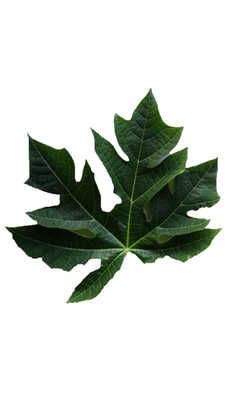
%> input picture papaya/Training/papaya_1.png, 235 x 420 px, shrunk from 286 x 512 before the run
$ octave TDLeaf.m   (GNU Octave 9; MATLAB toolbox functions it lacks are replaced by stand-ins)
%> lines starting %> are read from the running program, lines starting %| are printed output that depends on the picture; in (x1, y1, x2, y2) boxes, pixels count from 0 and x2, y2 are one past the last pixel; in counts of white or black regions, pixels touching at a corner belong together; the program's own positions count from 1
%> further down, img is the input picture: size 420x235x3 uint8; mean R, G, B 205.4, 210.3, 204.2
### extractFeatures.m
function features=extractFeatures(img)


%figure(1), %imshow(img),title('Leaf');
img=double(img)/255;
%> img: size 420x235x3 double


%% Binarization
level = graythresh(img);
%> level = 0.576
imgBW = imbinarize(img,level);
imgBW=1-imgBW(:,:,1);
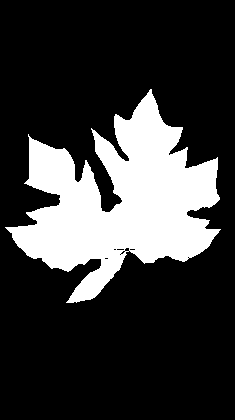
%> imgBW: size 420x235 double; values 0 (black) and 1 (white), 22.5% white; 1 white region, box (x1, y1, x2, y2) and area: (5, 89, 221, 303) 22168
%%figure(2), %imshow(imgBW);

BW3 = bwmorph(imgBW(:,:,1),'remove');
%> BW3: size 420x235 logical; 1.2% white in thin lines or dots, all inside (x1, y1, x2, y2) = (5, 89, 221, 303)
%%figure
%imshow(BW3),title('Black and White Image');

%% erosion-dilation
se = strel('disk',4,4);
imgBWd=imerode(imgBW,se);
%> imgBWd: size 420x235 double; values 0 (black) and 1 (white), 18.4% white; 1 white region, box (x1, y1, x2, y2) and area: (13, 96, 217, 300) 18181
%%figure,
%imshow(imgBWd),title('Eroded Image');
se = strel('disk',8,8);
imgBWe=imdilate(imgBWd,se);
%> imgBWe: size 420x235 double; values 0 (black) and 1 (white), 27.2% white; 1 white region, box (x1, y1, x2, y2) and area: (6, 89, 224, 307) 26822
%%figure,
%imshow(imgBWe),title('Dilated Image');
se = strel('disk',4,4);
imgBWe=imerode(imgBWe,se);
%> imgBWe: size 420x235 double; values 0 (black) and 1 (white), 23.8% white; 1 white region, box (x1, y1, x2, y2) and area: (9, 92, 221, 304) 23476
%%figure,
%imshow(imgBWe);

imgCropped=double(img).*repmat(double(imgBWe),1,1,3);
%%figure,
%imshow(imgCropped),title('Black and White Image');

%% elliptical Box

%extreme left point
xmin=find(imgBWe,1,'first');
%> xmin = 4010
xxmin=ceil(xmin/size(imgBWe,1));
%> xxmin = 10
yxmin=rem(xmin-1,size(imgBWe,1))+1;
%> yxmin = 230

%extreme right point
xmax=find(imgBWe,1,'last');
%> xmax = 92600
xxmax=ceil(xmax/size(imgBWe,1));
%> xxmax = 221
yxmax=rem(xmax-1,size(imgBWe,1))+1;
%> yxmax = 200

%highest point
ymin=find(imgBWe',1,'first');
%> ymin = 21769
yymin=ceil(ymin/size(imgBWe,2));
%> yymin = 93
xymin=rem(ymin-1,size(imgBWe,2))+1;
%> xymin = 149

%lowest point
ymax=find(imgBWe',1,'last');
%> ymax = 71279
yymax=ceil(ymax/size(imgBWe,2));
%> yymax = 304
xymax=rem(ymax-1,size(imgBWe,2))+1;
%> xymax = 74

width=xxmax-xxmin;
%> width = 211
height=yymax-yymin;
%> height = 211

center=[xxmin+width/2,yymin+height/2];
%> center = [115.5 198.5]

% Iw=find(1-imgBWe);
% center_mass(1)=mean(ceil(Iw/size(imgBWe,1)));
% center_mass(2)=mean(rem(Iw-1,size(imgBWe,1)));

%% rotation if necessary (using PCA)

[row,cols]=find(imgBWe);
%> row = 23476 values from 93 to 304; cols = 23476 values from 10 to 221
iWP=[row,cols];
iWP=iWP-mean(iWP);
coviWP=iWP'*iWP;
%> coviWP = [44222711.2 -9459263.8; -9459263.8 62544450.7]
[U,D,V]=eig(coviWP);
%> U = [-0.921 -0.39; -0.39 0.921]; D = [40215467.7 0; 0 66551694.2]; V = [-0.921 -0.39; -0.39 0.921]

% if width>height
if abs(V(1,1))>abs(V(1,2))
    imgBWe=imgBWe';
%> imgBWe: size 235x420 double; values 0 (black) and 1 (white), 23.8% white; 1 white region, box (x1, y1, x2, y2) and area: (92, 9, 304, 221) 23476
    BW3=BW3';
%> BW3: size 235x420 logical; 1.2% white in thin lines or dots, all inside (x1, y1, x2, y2) = (89, 5, 303, 221)
    xyperm=[yymax yymin xxmax xxmin];
%> xyperm = [304 93 221 10]
    xxmax=xyperm(1); xxmin=xyperm(2); yymax=xyperm(3); yymin=xyperm(4);
%> after `xxmax=xyperm(1)`: xxmax = 304
%> after `xxmin=xyperm(2)`: xxmin = 93
%> after `yymax=xyperm(3)`: yymax = 221
%> after `yymin=xyperm(4)`: yymin = 10
    whperm=[width height];
%> whperm = [211 211]
    height=whperm(1); width=whperm(2);
    center=[xxmin+width/2,yymin+height/2];
%> center = [198.5 115.5]
end

%figure, %imshow(imgBWe);
hold,
t=-pi:0.01:pi;
x_el=center(1)+width/2*cos(t);
%> x_el = 629 values, max 304 at index 315, min 93 at index 1, mean 198.4
y_el=center(2)+height/2*sin(t);
%> y_el = 629 values, max 221 at index 472, min 10 at index 158, mean 115.5
plot(x_el,y_el)


%% Morphological metric

 Iw=find(imgBWe);
%> Iw = 23476 values from 21769 to 71279

% aera of leaf/area of ellipse
surface_ratio=length(Iw)/(pi*width*height)*4;
%> surface_ratio = 0.671

% aspect_ratio
aspect_ratio=width/height;
%> aspect_ratio = 1


% leaf perimeter/leaf area
lptla_ratio=sum(sum(BW3(2:end-1,2:end-1)))/length(Iw);
%> lptla_ratio = 0.0516

% leaf perimeter/ellipse perimeter (~=pi*sqrt(2*(a^2+b^2)) according to Ramanujan approximation)
lptep_ratio=sum(sum((BW3(2:end-1,2:end-1))))/(pi*sqrt((height^2+width^2)/2));
%> lptep_ratio = 1.83

% distance Map x
xline=linspace(xxmin,xxmax,11);
%> xline = [93 114.1 135.2 156.3 177.4 198.5 219.6 240.7 261.8 282.9 304]
xdistmap=sum(imgBWe(2:end-1,round(xline(2:end-1))),1)/height;
%> xdistmap = [0.133 0.355 0.645 0.834 0.687 0.839 0.953 0.46 0.147]

% distance Map y
yline=linspace(yymin,yymax,11);
%> yline = [10 31.1 52.2 73.3 94.4 115.5 136.6 157.7 178.8 199.9 221]
ydistmap=sum(imgBWe(round(yline(2:end-1)),2:end-1),2)/width;
%> ydistmap = [0.436; 0.536; 0.602; 0.578; 0.716; 0.725; 0.744; 0.626; 0.398]

% centroid radial distance
angle=-pi/2:pi/8:pi/2-pi/8;
x_coord=(1:size(imgBWe,2));
%> x_coord = 420 values from 1 to 420
y_coord=(x_coord-center(1)).*(sin(angle')./cos(angle'))+center(2);
y_coord(1,:)=linspace(1,size(imgBWe,1),size(imgBWe,2)); % cas pi/2 ? part;
x_coord(2:length(angle),:)=repmat(x_coord,length(angle)-1,1);
x_coord(1,:)=center(1);
%figure,
%imshow(imgBWe);
hold on
for i=1:length(angle)
    plot(x_coord(i,:),y_coord(i,:));
end


% dist to leaf edge
Iw3=find(BW3(2:end-1,2:end-1));
%> Iw3 = 1211 values from 20654 to 70209
xedge=ceil(Iw3/size(BW3,1)-1)+2;
%> xedge = 1211 values from 89 to 300
yedge=rem(Iw3-1,size(BW3,1)-2)+2;
%> yedge = 1211 values, max 221 at index 825, min 6 at index 794, mean 114.6
scatter(xedge,yedge,'.')
coord_intersect=zeros(2*length(angle),2);
for i=1:length(angle)
    dist=(xedge-x_coord(i,:)).^2+(yedge-y_coord(i,:)).^2;
    dist=reshape(dist,length(xedge)*size(x_coord,2),1);
    [sortDist,I]=sort(dist);
    I12=rem((I-1),length(xedge))+1;
    I12=I12(abs(I12-I12(1))==0|abs(I12-I12(1))>min(width,height)/2|abs(yedge(I12)-yedge(I12(1)))>height/2);
    I12=unique(I12,'stable');
    I12=I12(1:2);
    coord_intersect(2*i-1:2*i,:)=[xedge(I12) yedge(I12)];
end
%> this loop made 8 passes
%> I12 on passes 1 to 8: [622; 620], [422; 615], [132; 714], [26; 1146], [51; 242], [891; 275], [240; 439], [594; 396]
%> pass 1, in extractFeatures, `dist=(xedge-x_coord(i,:)).^2+(yedge-y_coord(i,:)).^2;`:
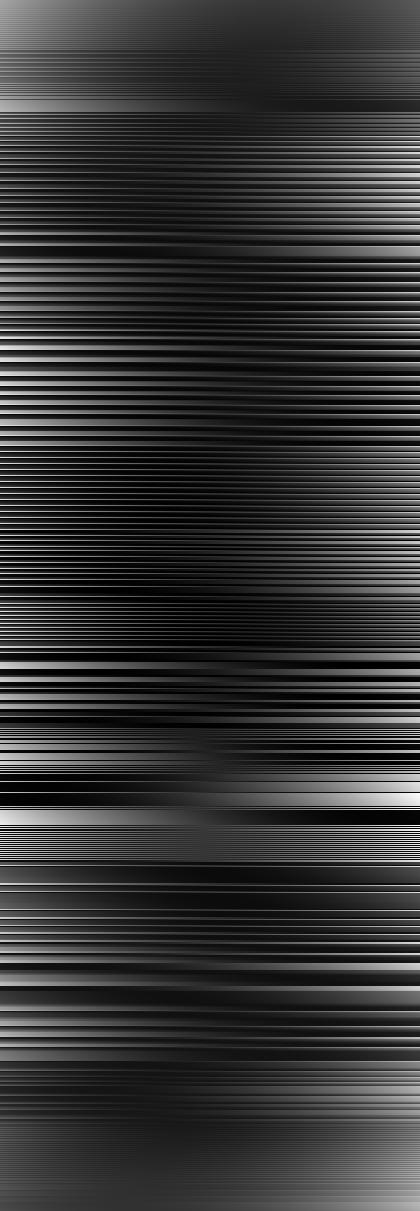
%> dist: size 1211x420 double; min 0.251, max 53197.2, mean 10953; drawn with min black and max white
%> after the loop, coord_intersect = 16 rows, first 12: [198 101; 198 220; 166 194; 196 121; 132 182; 210 104; 101 156; 279 82; 114 116; 148 115; 248 136; 151 96]
scatter(coord_intersect(:,1),coord_intersect(:,2),'o','filled')

distcentroidtole=sqrt(sum((coord_intersect-center).^2,2));
%> distcentroidtole = [14.51; 104.5; 84.96; 6.04; 94.05; 16.26; 105.6; 87.19; 84.5; 50.5; 53.58; 51.35; 71.42; 44.55; 16.81; 92.58]

% dist to square boundary box
% plot(x_el,y_el,'LineWidth',2);
coord_intersect_bb=zeros(2*length(angle),2);
coord_intersect_bb(1:2,:)=[center(1) yymin;center(1) yymax];
for i=2:length(angle)
    coeff=sin(angle(i))./cos(angle(i));
    if coeff>0
        yxmin_int=(xxmin-center(1))*coeff+center(2);
        if yxmin_int<yymin
            xymin_int=(yymin-center(2))/coeff+center(1);
            xymax_int=(yymax-center(2))/coeff+center(1);
            coord_intersect_bb(2*i-1:2*i,:)=[xymin_int,yymin;xymax_int,yymax];
        else
            yxmax_int=(xxmax-center(1))*coeff+center(2);
            coord_intersect_bb(2*i-1:2*i,:)=[xxmin,yxmin_int;xxmax,yxmax_int];
        end
    else
        yxmax_int=(xxmin-center(1))*coeff+center(2);
        if yxmax_int>yymax
            xymin_int=(yymax-center(2))/coeff+center(1);
            xymax_int=(yymin-center(2))/coeff+center(1);
            coord_intersect_bb(2*i-1:2*i,:)=[xymin_int,yymax;xymax_int,yymin];
        else
            yxmin_int=(xxmax-center(1))*coeff+center(2);
            coord_intersect_bb(2*i-1:2*i,:)=[xxmin,yxmax_int;xxmax,yxmin_int];
        end
    end
end
%> this loop made 7 passes
%> (yxmax_int, xymin_int, xymax_int) on pass 1: (370.2, 154.8, 242.2)
%> (yxmin_int, xymin_int, xymax_int) on pass 7: (-139.2, 154.8, 242.2)
%> after the loop, coord_intersect_bb = 16 rows, first 12: [198.5 10; 198.5 221; 154.8 221; 242.2 10; 93 221; 304 10; 93 159.2; 304 71.8; 93 115.5; 304 115.5; 93 71.8; 304 159.2]
scatter(coord_intersect_bb(:,1),coord_intersect_bb(:,2),'o','filled')
%> figure, not shown here; curve peaks at x = 1, y = 592.3; curve peaks at x = 1, y = 313; curve peaks at x = 1, y = 197.3; curve peaks at x = 420, y = 207.2
distcentroidtobb=sqrt(sum((coord_intersect_bb-center).^2,2));
%> distcentroidtobb = [105.5; 105.5; 114.2; 114.2; 149.2; 149.2; 114.2; 114.2; 105.5; 105.5; 114.2; 114.2; 149.2; 149.2; 114.2; 114.2]

% ratio
ratio_disttocentroid=distcentroidtole./distcentroidtobb;
%> ratio_disttocentroid = [0.138; 0.991; 0.744; 0.0529; 0.63; 0.109; 0.925; 0.764; 0.801; 0.479; 0.469; 0.45; 0.479; 0.299; 0.147; 0.811]

%% Color metric

%%% TO DO


%% Vector of features

features=[surface_ratio aspect_ratio lptla_ratio lptep_ratio xdistmap ydistmap' ratio_disttocentroid'];
%> features = 38 values, max 1.83 at index 4, min 0.0516 at index 3, mean 0.585

close all;

### TDLeaf.m
%%
clear all
close all

LeafType={'papaya','pimento','chrysanthemum','chocolate_tree'};%,...
% 'duranta_gold','eggplant','ficus','fruitcitere','geranium','guava',...
% 'hibiscus','jackfruit','ketembilla','lychee','ashanti_blood','mulberry_leaf',...
% 'barbados_cherry','beaumier_du_perou','betel','pomme_jacquot','bitter_orange',...
% 'rose','caricature_plant','star_apple','chinese_guava','sweet_olive','sweet_potato',...
% 'thevetia','coeur_demoiselle','vieux_garcon','coffee','croton'};


%%
label=[];
X=[];

for LT=LeafType([1 2 3 4])

    filenames= dir([LT{1},filesep,'Training',filesep,'*.png']);

    %Training
    for ifile=1:length(filenames)
        img=imread([filenames(ifile).folder,filesep,filenames(ifile).name]);
        X=[X;extractFeatures(img)];
%> X has the same summary as features in extractFeatures
        label=[label,LT];
        close all;
    end
end

%% Test
    %Test
X2 = [];
%> X2 = []
label2 = [];
for LT=LeafType([1 2 3 4])
    filenamesTest = dir([LT{1},filesep,'Test',filesep,'*.png']);

    for ifile=1:length(filenamesTest)

        img=imread([filenamesTest(ifile).folder,filesep,filenamesTest(ifile).name]);
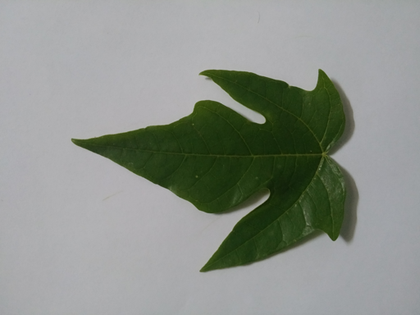
%> input picture papaya/Test/papaya_11.png, 420 x 315 px, shrunk from 512 x 384 before the run
%> img is the input picture: size 315x420x3 uint8; mean R, G, B 140.2, 145.2, 138.5
        X2=[X2;extractFeatures(img)];
%> in extractFeatures (call 4), `level = graythresh(img);`: level = 0.412
%> in extractFeatures (call 4), `imgBW=1-imgBW(:,:,1);`: imgBW: size 315x420 double; values 0 (black) and 1 (white), 22.5% white; 1 white region, box (x1, y1, x2, y2) and area: (72, 69, 358, 272) 29770
%> in extractFeatures (call 4), `BW3 = bwmorph(imgBW(:,:,1),'remove');`: BW3: size 315x420 logical; 0.78% white in thin lines or dots, all inside (x1, y1, x2, y2) = (72, 69, 358, 272)
%> in extractFeatures (call 4), `imgBWd=imerode(imgBW,se);`: imgBWd: size 315x420 double; values 0 (black) and 1 (white), 19.8% white; 1 white region, box (x1, y1, x2, y2) and area: (81, 73, 355, 269) 26200
%> in extractFeatures (call 4), `imgBWe=imdilate(imgBWd,se);`: imgBWe: size 315x420 double; values 0 (black) and 1 (white), 25.8% white; 1 white region, box (x1, y1, x2, y2) and area: (74, 66, 362, 276) 34181
%> in extractFeatures (call 4), `imgBWe=imerode(imgBWe,se);`: imgBWe: size 315x420 double; values 0 (black) and 1 (white), 23.4% white; 1 white region, box (x1, y1, x2, y2) and area: (77, 69, 359, 273) 30947
%> in extractFeatures (call 4), `imgCropped=double(img).*repmat(double(imgBWe),1,1,3);`:
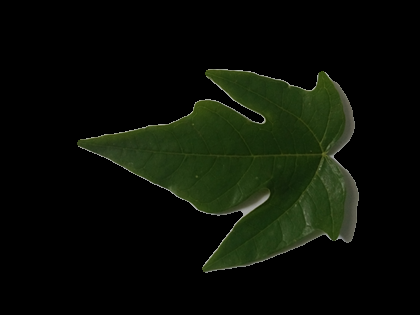
%> imgCropped: size 315x420x3 double; mean R, G, B 0.0399, 0.0571, 0.0243
%> in extractFeatures (call 4), `xmin=find(imgBWe,1,'first');`: xmin = 24398
%> in extractFeatures (call 4), `xxmin=ceil(xmin/size(imgBWe,1));`: xxmin = 78
%> in extractFeatures (call 4), `yxmin=rem(xmin-1,size(imgBWe,1))+1;`: yxmin = 143
%> in extractFeatures (call 4), `xmax=find(imgBWe,1,'last');`: xmax = 112971
%> in extractFeatures (call 4), `xxmax=ceil(xmax/size(imgBWe,1));`: xxmax = 359
%> in extractFeatures (call 4), `yxmax=rem(xmax-1,size(imgBWe,1))+1;`: yxmax = 201
%> in extractFeatures (call 4), `ymin=find(imgBWe',1,'first');`: ymin = 29189
%> in extractFeatures (call 4), `yymin=ceil(ymin/size(imgBWe,2));`: yymin = 70
%> in extractFeatures (call 4), `xymin=rem(ymin-1,size(imgBWe,2))+1;`: xymin = 209
%> in extractFeatures (call 4), `ymax=find(imgBWe',1,'last');`: ymax = 114448
%> in extractFeatures (call 4), `yymax=ceil(ymax/size(imgBWe,2));`: yymax = 273
%> in extractFeatures (call 4), `xymax=rem(ymax-1,size(imgBWe,2))+1;`: xymax = 208
%> in extractFeatures (call 4), `width=xxmax-xxmin;`: width = 281
%> in extractFeatures (call 4), `height=yymax-yymin;`: height = 203
%> in extractFeatures (call 4), `center=[xxmin+width/2,yymin+height/2];`: center = [218.5 171.5]
%> in extractFeatures (call 4), `[row,cols]=find(imgBWe);`: row = 30947 values from 70 to 273; cols = 30947 values from 78 to 359
%> in extractFeatures (call 4), `coviWP=iWP'*iWP;`: coviWP = [67861298.3 7039382.2; 7039382.2 117738254.2]
%> in extractFeatures (call 4), `[U,D,V]=eig(coviWP);`: U = [-0.991 0.137; 0.137 0.991]; D = [66886833.8 0; 0 118712718.6]; V = [-0.991 0.137; 0.137 0.991]
%> in extractFeatures (call 4), `imgBWe=imgBWe';`: imgBWe: size 420x315 double; values 0 (black) and 1 (white), 23.4% white; 1 white region, box (x1, y1, x2, y2) and area: (69, 77, 273, 359) 30947
%> in extractFeatures (call 4), `BW3=BW3';`:
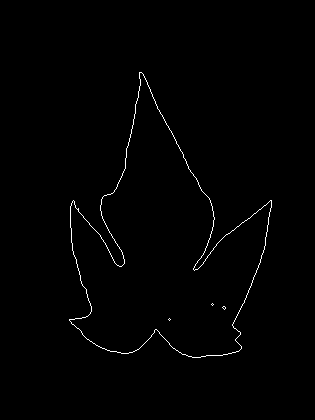
%> BW3: size 420x315 logical; 0.78% white in thin lines or dots, all inside (x1, y1, x2, y2) = (69, 72, 272, 358)
%> in extractFeatures (call 4), `xyperm=[yymax yymin xxmax xxmin];`: xyperm = [273 70 359 78]
%> in extractFeatures (call 4), `xxmax=xyperm(1)`: xxmax = 273
%> in extractFeatures (call 4), `xxmin=xyperm(2)`: xxmin = 70
%> in extractFeatures (call 4), `yymax=xyperm(3)`: yymax = 359
%> in extractFeatures (call 4), `yymin=xyperm(4)`: yymin = 78
%> in extractFeatures (call 4), `whperm=[width height];`: whperm = [281 203]
%> in extractFeatures (call 4), `height=whperm(1)`: height = 281
%> in extractFeatures (call 4), `width=whperm(2)`: width = 203
%> in extractFeatures (call 4), `center=[xxmin+width/2,yymin+height/2];`: center = [171.5 218.5]
%> in extractFeatures (call 4), `x_el=center(1)+width/2*cos(t);`: x_el = 629 values, max 273 at index 315, min 70 at index 1, mean 171.4
%> in extractFeatures (call 4), `y_el=center(2)+height/2*sin(t);`: y_el = 629 values, max 359 at index 472, min 78 at index 158, mean 218.5
%> in extractFeatures (call 4), `Iw=find(imgBWe);`: Iw = 30947 values from 29189 to 114448
%> in extractFeatures (call 4), `surface_ratio=length(Iw)/(pi*width*height)*4;`: surface_ratio = 0.691
%> in extractFeatures (call 4), `aspect_ratio=width/height;`: aspect_ratio = 0.722
%> in extractFeatures (call 4), `lptla_ratio=sum(sum(BW3(2:end-1,2:end-1)))/length(Iw);`: lptla_ratio = 0.0334
%> in extractFeatures (call 4), `lptep_ratio=sum(sum((BW3(2:end-1,2:end-1))))/(pi*sqrt((height^2+width^..`: lptep_ratio = 1.34
%> in extractFeatures (call 4), `xline=linspace(xxmin,xxmax,11);`: xline = [70 90.3 110.6 130.9 151.2 171.5 191.8 212.1 232.4 252.7 273]
%> in extractFeatures (call 4), `xdistmap=sum(imgBWe(2:end-1,round(xline(2:end-1))),1)/height;`: xdistmap = [0.409 0.516 0.801 0.9 0.783 0.669 0.548 0.445 0.26]
%> in extractFeatures (call 4), `yline=linspace(yymin,yymax,11);`: yline = [78 106.1 134.2 162.3 190.4 218.5 246.6 274.7 302.8 330.9 359]
%> in extractFeatures (call 4), `ydistmap=sum(imgBWe(round(yline(2:end-1)),2:end-1),2)/width;`: ydistmap = [0.118; 0.217; 0.315; 0.438; 0.773; 0.916; 0.882; 0.778; 0.798]
%> in extractFeatures (call 4), `Iw3=find(BW3(2:end-1,2:end-1));`: Iw3 = 1034 values from 28743 to 113067
%> in extractFeatures (call 4), `xedge=ceil(Iw3/size(BW3,1)-1)+2;`: xedge = 1034 values from 70 to 271
%> in extractFeatures (call 4), `yedge=rem(Iw3-1,size(BW3,1)-2)+2;`: yedge = 1034 values, max 358 at index 645, min 73 at index 461, mean 240.9
%> the loop in extractFeatures (call 4), `for i=1:length(angle)` made 8 passes
%> I12 on passes 1 to 8: [582; 583], [310; 639], [1; 166], [78; 742], [14; 136], [288; 809], [362; 917], [649; 426]
%> pass 1, in extractFeatures (call 4), `dist=(xedge-x_coord(i,:)).^2+(yedge-y_coord(i,:)).^2;`:
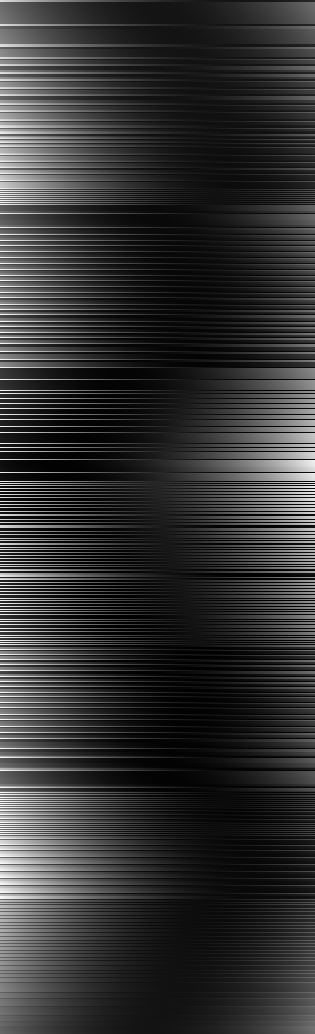
%> dist: size 1034x315 double; min 0.261, max 128575.2, mean 25592; drawn with min black and max white
%> after the loop in extractFeatures (call 4), `for i=1:length(angle)`: coord_intersect = 16 rows, first 12: [171 133; 172 347; 116 352; 190 171; 70 320; 89 301; 76 258; 210 203; 71 218; 84 218; 112 194; 222 239]
%> in extractFeatures (call 4), `distcentroidtole=sqrt(sum((coord_intersect-center).^2,2));`: distcentroidtole = [85.5; 128.5; 144.6; 50.98; 143.5; 116.7; 103.3; 41.5; 100.5; 87.5; 64.35; 54.5; 67.18; 106.8; 55.81; 101.1]
%> the loop in extractFeatures (call 4), `for i=2:length(angle)` made 7 passes
%> (yxmax_int, xymin_int, xymax_int) on pass 1: (463.5, 113.3, 229.7)
%> (yxmin_int, xymin_int, xymax_int) on pass 7: (-26.54, 113.3, 229.7)
%> after the loop in extractFeatures (call 4), `for i=2:length(angle)`: coord_intersect_bb = 16 rows, first 12: [171.5 78; 171.5 359; 113.3 359; 229.7 78; 70 320; 273 117; 70 260.5; 273 176.5; 70 218.5; 273 218.5; 70 176.5; 273 260.5]
%> in extractFeatures (call 4), `distcentroidtobb=sqrt(sum((coord_intersect_bb-center).^2,2));`: distcentroidtobb = [140.5; 140.5; 152.1; 152.1; 143.5; 143.5; 109.9; 109.9; 101.5; 101.5; 109.9; 109.9; 143.5; 143.5; 152.1; 152.1]
%> in extractFeatures (call 4), `ratio_disttocentroid=distcentroidtole./distcentroidtobb;`: ratio_disttocentroid = [0.609; 0.915; 0.951; 0.335; 1; 0.813; 0.941; 0.378; 0.99; 0.862; 0.586; 0.496; 0.468; 0.744; 0.367; 0.665]
%> in extractFeatures (call 4), `features=[surface_ratio aspect_ratio lptla_ratio lptep_ratio xdistmap ..`: features = 38 values, max 1.34 at index 4, min 0.0334 at index 3, mean 0.644
%> X2 has the same summary as features in extractFeatures
        label2=[label2,LT];
        close all;
    end
end

%% manual feature selection

Xs=X(:,[1:3]);
X2s = X2(:,[1:3]);

figure, hold,
for LT=LeafType
    Ilt=find(strcmp(label,LT));
    scatter3(Xs(Ilt,1),Xs(Ilt,2),Xs(Ilt,3),'o','filled');
    title('Feature Extract and Select Training');

end
legend(LeafType(1:4),'Location','SouthWest');
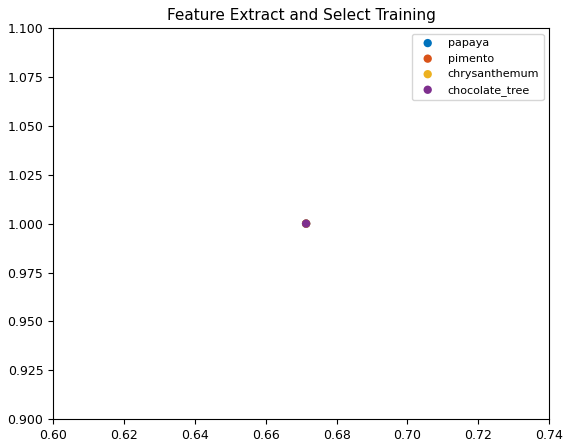
%> figure redrawn from the program's plot data

figure, hold,
for LT = LeafType
    Ilt2=find(strcmp(label2,LT));
    scatter3(X2s(Ilt2,1),X2s(Ilt2,2),X2s(Ilt2,3),'o','filled');
    title('Feature Extract and Select for TEST');
%     pause
end
legend(LeafType(1:4),'Location','SouthWest');

%% Dimension reduction by PCA

%Training Deminsion Reduction
X = X-mean(X);
covV=X'*X;
[U,D,V] = eig(covV);
%> (the run ends here)
